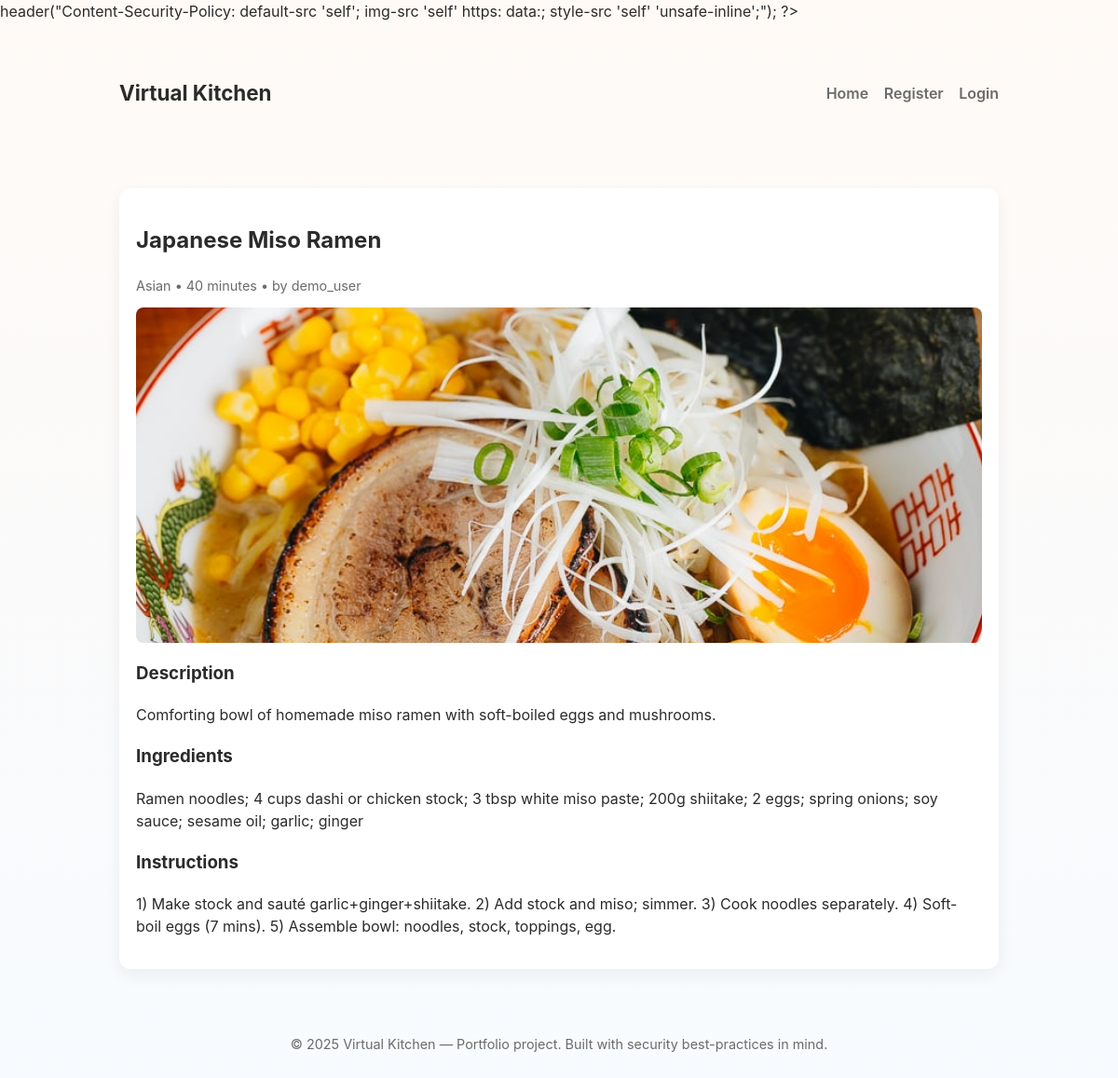
The app's page /view.php?rid=1 with its own data.
### tables this page shows
CREATE TABLE recipes (
  rid INT AUTO_INCREMENT PRIMARY KEY,
  name VARCHAR(150) NOT NULL,
  description VARCHAR(500) NOT NULL,
  type ENUM('French','Italian','Chinese','Indian','Mexican','others','Asian') NOT NULL DEFAULT 'others',
  cookingtime INT NOT NULL,
  ingredients TEXT NOT NULL,
  instructions TEXT NOT NULL,
  image VARCHAR(255) DEFAULT NULL,
  uid INT NOT NULL,
  created_at TIMESTAMP DEFAULT CURRENT_TIMESTAMP,
  FOREIGN KEY (uid) REFERENCES users(uid) ON DELETE CASCADE
);

CREATE TABLE users (
  uid INT AUTO_INCREMENT PRIMARY KEY,
  username VARCHAR(50) NOT NULL UNIQUE,
  password VARCHAR(255) NOT NULL,
  email VARCHAR(150) NOT NULL UNIQUE,
  created_at TIMESTAMP DEFAULT CURRENT_TIMESTAMP
);

### inc/functions.php (called while the page is built, shortened)
<?php
function e(string $s): string {
    return htmlspecialchars($s, ENT_QUOTES | ENT_SUBSTITUTE, 'UTF-8');
}

### view.php (the view, shortened to what this page needs)
<?php
require_once __DIR__ . '/inc/header.php';
$rid = intval($_GET['rid'] ?? 0);
$pdo = db();
$stmt = $pdo->prepare('SELECT r.*, u.username FROM recipes r JOIN users u ON r.uid = u.uid WHERE r.rid = :rid');
$stmt->execute(['rid' => $rid]);
$r = $stmt->fetch();
?>
<div class="card">
  <h2><?= e($r['name']) ?></h2>
  <div class="small"><?= e($r['type']) ?> • <?= intval($r['cookingtime']) ?> minutes • by <?= e($r['username']) ?></div>
  <?php if ($r['image'] && file_exists(__DIR__ . '/uploads/'.$r['image'])): ?>
    <img src="/uploads/<?= e($r['image']) ?>" alt="<?= e($r['name']) ?>" style="width:100%;max-height:360px;object-fit:cover;margin-top:12px;border-radius:8px">
  <?php endif; ?>
  <h3>Description</h3>
  <p><?= nl2br(e($r['description'])) ?></p>
  <h3>Ingredients</h3>
  <p><?= nl2br(e($r['ingredients'])) ?></p>
  <h3>Instructions</h3>
  <p><?= nl2br(e($r['instructions'])) ?></p>
</div>
<?php require_once __DIR__ . '/inc/footer.php'; ?>

### css/styles.css (style rules this page uses)
:root { --bg: #fffaf6; --card: #fff; --accent: #ffd6e0; --muted: #6b6b6b; --text: #2b2b2b; --shadow: rgba(28,28,28,0.06); --glass: rgba(255,255,255,0.7); }
* { box-sizing:border-box }
body { font-family: Inter, ui-sans-serif, system-ui, -apple-system, "Segoe UI", Roboto, "Helvetica Neue", Arial; background: linear-gradient(180deg, #fffaf6 0%, #f7fbff 100%); color:var(--text); margin:0; line-height:1.5; }
.card { background:var(--card); border-radius:12px; box-shadow:0 6px 18px var(--shadow); padding:18px; margin-bottom:18px; }
.small { font-size:0.9rem;color:var(--muted) }

### records on screen
recipes: name "Japanese Miso Ramen", type "Asian", cookingtime "40", uid.username "demo_user", image (picture), description "Comforting bowl of homemade miso ramen with soft-boiled eggs and mushrooms.", ingredients "Ramen noodles; 4 cups dashi or chicken stock; 3 tbsp white miso paste; 200g shiitake; 2 eggs; spring onions; soy sauce; sesame oil; garlic; ginger", instructions "1) Make stock and sauté garlic+ginger+shiitake. 2) Add stock and miso; simmer. 3) Cook noodles separately. 4) Soft-boil eggs (7 mins). 5) Assemble bowl: noodles, stock, toppings, egg."
